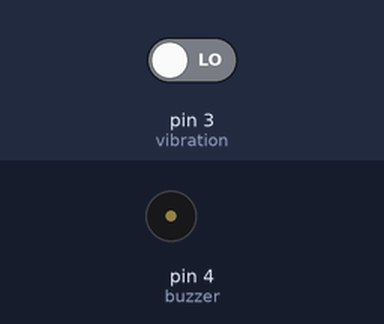
A sketch run on a simulated Arduino Uno, built with avr-gcc and run on an emulated ATmega328P. Parts: buzzer (waves = sounding, pin HIGH). The inputs (shaded band) are chosen by the test bench; at power-on: pin 3 (vibration) LOW.

Above: at 1.2 s.
1.3 s: pin 3 (vibration) driven HIGH
At 2.0 s:
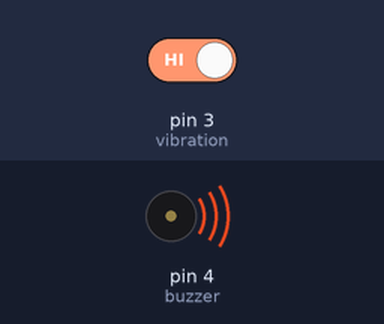
4.3 s: pin 3 (vibration) driven LOW
At 5.5 s:
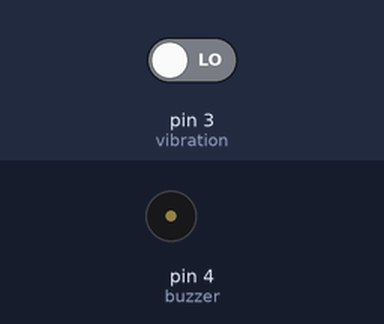
Timing chart, 0 to 7.3 s (numbered marks = the images above; inputs shaded):
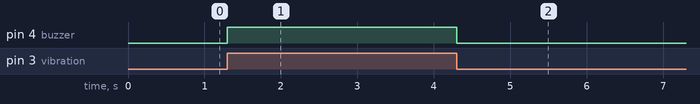

The sketch:

part3.ino
```cpp
/*part3  USE Vibration sensors CONTROL Active buzzer
 Knock on the table, the buzzer will ring */
int vibration = 3;// The digital 3 pin,read Vibration sensors
int buzzer = 4;// The digital 4 pin,driving the Active buzzer
void setup() {
  pinMode(vibration,INPUT);// initialize the vibration pin as an input.
  pinMode(buzzer,OUTPUT);// initialize the buzzer pin as an output.
}
void loop() {
  if(digitalRead(vibration)==HIGH){
    digitalWrite(buzzer,HIGH);//driver Passive buzzer must PWM,so analogWrite,200 is PWM value,max 1024
    delay(1000);// wait for 1000 microsecond
    digitalWrite(buzzer,LOW); //turn off the buzzer
 } }
```

Measured:
- after the input at 1.3 s, pin 4 (buzzer): LOW → HIGH at once
- after the input at 4.3 s, pin 4 (buzzer): HIGH → LOW at once
